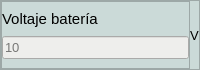
                            <widget class="QFrame" name="voltaje_v">
                             <property name="maximumSize">
                              <size>
                               <width>250</width>
                               <height>70</height>
                              </size>
                             </property>
                             <property name="styleSheet">
                              <string notr="true">background-color: rgb(203, 218, 216);</string>
                             </property>
                             <property name="frameShape">
                              <enum>QFrame::StyledPanel</enum>
                             </property>
                             <property name="frameShadow">
                              <enum>QFrame::Raised</enum>
                             </property>
                             <layout class="QHBoxLayout" name="horizontalLayout_82">
                              <property name="spacing">
                               <number>0</number>
                              </property>
                              <property name="leftMargin">
                               <number>0</number>
                              </property>
                              <property name="topMargin">
                               <number>0</number>
                              </property>
                              <property name="rightMargin">
                               <number>0</number>
                              </property>
                              <property name="bottomMargin">
                               <number>0</number>
                              </property>
                              <item>
                               <widget class="QFrame" name="voltajeB">
                                <property name="maximumSize">
                                 <size>
                                  <width>200</width>
                                  <height>16777215</height>
                                 </size>
                                </property>
                                <property name="frameShape">
                                 <enum>QFrame::StyledPanel</enum>
                                </property>
                                <property name="frameShadow">
                                 <enum>QFrame::Raised</enum>
                                </property>
                                <layout class="QVBoxLayout" name="verticalLayout_130">
                                 <property name="spacing">
                                  <number>0</number>
                                 </property>
                                 <property name="leftMargin">
                                  <number>0</number>
                                 </property>
                                 <property name="topMargin">
                                  <number>0</number>
                                 </property>
                                 <property name="rightMargin">
                                  <number>0</number>
                                 </property>
                                 <item>
                                  <widget class="QLabel" name="voltajeB_label">
                                   <property name="font">
                                    <font>
                                     <pointsize>11</pointsize>
                                    </font>
                                   </property>
                                   <property name="styleSheet">
                                    <string notr="true">color: rgb(0, 0, 0);</string>
                                   </property>
                                   <property name="text">
                                    <string>Voltaje batería</string>
                                   </property>
                                  </widget>
                                 </item>
                                 <item>
                                  <widget class="QLineEdit" name="voltajeB_text">
                                   <property name="font">
                                    <font>
                                     <pointsize>10</pointsize>
                                    </font>
                                   </property>
                                   <property name="styleSheet">
                                    <string notr="true">background-color: rgb(238, 238, 236);</string>
                                   </property>
                                   <property name="placeholderText">
                                    <string>10</string>
                                   </property>
                                  </widget>
                                 </item>
                                </layout>
                               </widget>
                              </item>
                              <item>
                               <widget class="QLabel" name="voltaje_u_label">
                                <property name="font">
                                 <font>
                                  <pointsize>10</pointsize>
                                 </font>
                                </property>
                                <property name="styleSheet">
                                 <string notr="true">color: rgb(0, 0, 0);</string>
                                </property>
                                <property name="text">
                                 <string>V</string>
                                </property>
                               </widget>
                              </item>
                             </layout>
                            </widget>
